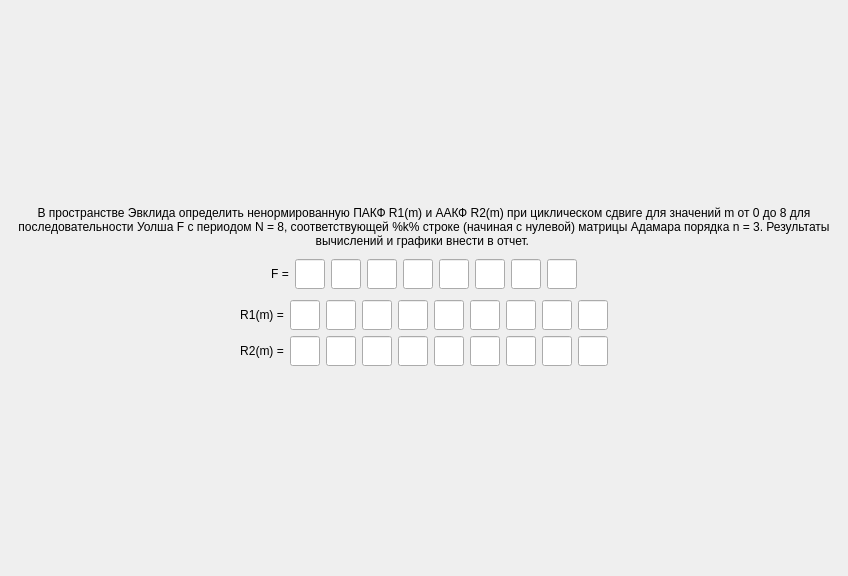
<?xml version="1.0" encoding="UTF-8"?>
<ui version="4.0">
 <class>ScreenTask3</class>
 <widget class="QFrame" name="ScreenTask3">
  <property name="geometry">
   <rect>
    <x>0</x>
    <y>0</y>
    <width>848</width>
    <height>576</height>
   </rect>
  </property>
  <property name="windowTitle">
   <string>Frame</string>
  </property>
  <layout class="QGridLayout" name="gridLayout">
   <property name="leftMargin">
    <number>0</number>
   </property>
   <property name="topMargin">
    <number>0</number>
   </property>
   <property name="rightMargin">
    <number>0</number>
   </property>
   <property name="bottomMargin">
    <number>0</number>
   </property>
   <item row="0" column="0">
    <layout class="QVBoxLayout" name="verticalLayout">
     <item>
      <spacer name="verticalSpacer">
       <property name="orientation">
        <enum>Qt::Vertical</enum>
       </property>
       <property name="sizeHint" stdset="0">
        <size>
         <width>0</width>
         <height>0</height>
        </size>
       </property>
      </spacer>
     </item>
     <item>
      <widget class="QLabel" name="title">
       <property name="styleSheet">
        <string notr="true">font: 75 16pt &quot;MS Shell Dlg 2&quot;;</string>
       </property>
       <property name="text">
        <string>В пространстве Эвклида определить ненормированную ПАКФ R1(m) и ААКФ R2(m) при циклическом сдвиге для значений m от 0 до 8 для последовательности Уолша F с периодом N = 8, соответствующей %k% строке (начиная с нулевой) матрицы Адамара порядка n = 3. Результаты вычислений и графики внести в отчет. </string>
       </property>
       <property name="alignment">
        <set>Qt::AlignCenter</set>
       </property>
       <property name="wordWrap">
        <bool>true</bool>
       </property>
      </widget>
     </item>
     <item>
      <spacer name="verticalSpacer_3">
       <property name="orientation">
        <enum>Qt::Vertical</enum>
       </property>
       <property name="sizeType">
        <enum>QSizePolicy::Minimum</enum>
       </property>
       <property name="sizeHint" stdset="0">
        <size>
         <width>0</width>
         <height>5</height>
        </size>
       </property>
      </spacer>
     </item>
     <item>
      <layout class="QVBoxLayout" name="verticalLayout_7">
       <item>
        <layout class="QHBoxLayout" name="horizontalLayout_5">
         <item>
          <spacer name="horizontalSpacer_9">
           <property name="orientation">
            <enum>Qt::Horizontal</enum>
           </property>
           <property name="sizeHint" stdset="0">
            <size>
             <width>0</width>
             <height>0</height>
            </size>
           </property>
          </spacer>
         </item>
         <item>
          <widget class="QLabel" name="label_7">
           <property name="styleSheet">
            <string notr="true">font: 75 14pt &quot;MS Shell Dlg 2&quot;;</string>
           </property>
           <property name="text">
            <string>F =</string>
           </property>
           <property name="alignment">
            <set>Qt::AlignCenter</set>
           </property>
           <property name="wordWrap">
            <bool>true</bool>
           </property>
          </widget>
         </item>
         <item>
          <widget class="QLineEdit" name="inputF1">
           <property name="sizePolicy">
            <sizepolicy hsizetype="Fixed" vsizetype="Fixed">
             <horstretch>0</horstretch>
             <verstretch>0</verstretch>
            </sizepolicy>
           </property>
           <property name="minimumSize">
            <size>
             <width>30</width>
             <height>30</height>
            </size>
           </property>
           <property name="maximumSize">
            <size>
             <width>30</width>
             <height>30</height>
            </size>
           </property>
           <property name="font">
            <font>
             <pointsize>12</pointsize>
            </font>
           </property>
           <property name="alignment">
            <set>Qt::AlignCenter</set>
           </property>
          </widget>
         </item>
         <item>
          <widget class="QLineEdit" name="inputF2">
           <property name="sizePolicy">
            <sizepolicy hsizetype="Fixed" vsizetype="Fixed">
             <horstretch>0</horstretch>
             <verstretch>0</verstretch>
            </sizepolicy>
           </property>
           <property name="minimumSize">
            <size>
             <width>30</width>
             <height>30</height>
            </size>
           </property>
           <property name="maximumSize">
            <size>
             <width>30</width>
             <height>30</height>
            </size>
           </property>
           <property name="font">
            <font>
             <pointsize>12</pointsize>
            </font>
           </property>
           <property name="alignment">
            <set>Qt::AlignCenter</set>
           </property>
          </widget>
         </item>
         <item>
          <widget class="QLineEdit" name="inputF3">
           <property name="sizePolicy">
            <sizepolicy hsizetype="Fixed" vsizetype="Fixed">
             <horstretch>0</horstretch>
             <verstretch>0</verstretch>
            </sizepolicy>
           </property>
           <property name="minimumSize">
            <size>
             <width>30</width>
             <height>30</height>
            </size>
           </property>
           <property name="maximumSize">
            <size>
             <width>30</width>
             <height>30</height>
            </size>
           </property>
           <property name="font">
            <font>
             <pointsize>12</pointsize>
            </font>
           </property>
           <property name="alignment">
            <set>Qt::AlignCenter</set>
           </property>
          </widget>
         </item>
         <item>
          <widget class="QLineEdit" name="inputF4">
           <property name="sizePolicy">
            <sizepolicy hsizetype="Fixed" vsizetype="Fixed">
             <horstretch>0</horstretch>
             <verstretch>0</verstretch>
            </sizepolicy>
           </property>
           <property name="minimumSize">
            <size>
             <width>30</width>
             <height>30</height>
            </size>
           </property>
           <property name="maximumSize">
            <size>
             <width>30</width>
             <height>30</height>
            </size>
           </property>
           <property name="font">
            <font>
             <pointsize>12</pointsize>
            </font>
           </property>
           <property name="alignment">
            <set>Qt::AlignCenter</set>
           </property>
          </widget>
         </item>
         <item>
          <widget class="QLineEdit" name="inputF5">
           <property name="sizePolicy">
            <sizepolicy hsizetype="Fixed" vsizetype="Fixed">
             <horstretch>0</horstretch>
             <verstretch>0</verstretch>
            </sizepolicy>
           </property>
           <property name="minimumSize">
            <size>
             <width>30</width>
             <height>30</height>
            </size>
           </property>
           <property name="maximumSize">
            <size>
             <width>30</width>
             <height>30</height>
            </size>
           </property>
           <property name="font">
            <font>
             <pointsize>12</pointsize>
            </font>
           </property>
           <property name="alignment">
            <set>Qt::AlignCenter</set>
           </property>
          </widget>
         </item>
         <item>
          <widget class="QLineEdit" name="inputF6">
           <property name="sizePolicy">
            <sizepolicy hsizetype="Fixed" vsizetype="Fixed">
             <horstretch>0</horstretch>
             <verstretch>0</verstretch>
            </sizepolicy>
           </property>
           <property name="minimumSize">
            <size>
             <width>30</width>
             <height>30</height>
            </size>
           </property>
           <property name="maximumSize">
            <size>
             <width>30</width>
             <height>30</height>
            </size>
           </property>
           <property name="font">
            <font>
             <pointsize>12</pointsize>
            </font>
           </property>
           <property name="alignment">
            <set>Qt::AlignCenter</set>
           </property>
          </widget>
         </item>
         <item>
          <widget class="QLineEdit" name="inputF7">
           <property name="sizePolicy">
            <sizepolicy hsizetype="Fixed" vsizetype="Fixed">
             <horstretch>0</horstretch>
             <verstretch>0</verstretch>
            </sizepolicy>
           </property>
           <property name="minimumSize">
            <size>
             <width>30</width>
             <height>30</height>
            </size>
           </property>
           <property name="maximumSize">
            <size>
             <width>30</width>
             <height>30</height>
            </size>
           </property>
           <property name="font">
            <font>
             <pointsize>12</pointsize>
            </font>
           </property>
           <property name="alignment">
            <set>Qt::AlignCenter</set>
           </property>
          </widget>
         </item>
         <item>
          <widget class="QLineEdit" name="inputF8">
           <property name="sizePolicy">
            <sizepolicy hsizetype="Fixed" vsizetype="Fixed">
             <horstretch>0</horstretch>
             <verstretch>0</verstretch>
            </sizepolicy>
           </property>
           <property name="minimumSize">
            <size>
             <width>30</width>
             <height>30</height>
            </size>
           </property>
           <property name="maximumSize">
            <size>
             <width>30</width>
             <height>30</height>
            </size>
           </property>
           <property name="font">
            <font>
             <pointsize>12</pointsize>
            </font>
           </property>
           <property name="alignment">
            <set>Qt::AlignCenter</set>
           </property>
          </widget>
         </item>
         <item>
          <spacer name="horizontalSpacer_10">
           <property name="orientation">
            <enum>Qt::Horizontal</enum>
           </property>
           <property name="sizeHint" stdset="0">
            <size>
             <width>0</width>
             <height>0</height>
            </size>
           </property>
          </spacer>
         </item>
        </layout>
       </item>
      </layout>
     </item>
     <item>
      <spacer name="verticalSpacer_11">
       <property name="orientation">
        <enum>Qt::Vertical</enum>
       </property>
       <property name="sizeType">
        <enum>QSizePolicy::Minimum</enum>
       </property>
       <property name="sizeHint" stdset="0">
        <size>
         <width>0</width>
         <height>5</height>
        </size>
       </property>
      </spacer>
     </item>
     <item>
      <layout class="QVBoxLayout" name="verticalLayout_2">
       <item>
        <layout class="QHBoxLayout" name="horizontalLayout">
         <item>
          <spacer name="horizontalSpacer">
           <property name="orientation">
            <enum>Qt::Horizontal</enum>
           </property>
           <property name="sizeHint" stdset="0">
            <size>
             <width>0</width>
             <height>0</height>
            </size>
           </property>
          </spacer>
         </item>
         <item>
          <widget class="QLabel" name="label_3">
           <property name="styleSheet">
            <string notr="true">font: 75 14pt &quot;MS Shell Dlg 2&quot;;</string>
           </property>
           <property name="text">
            <string>R1(m) =</string>
           </property>
           <property name="alignment">
            <set>Qt::AlignCenter</set>
           </property>
           <property name="wordWrap">
            <bool>true</bool>
           </property>
          </widget>
         </item>
         <item>
          <widget class="QLineEdit" name="input11">
           <property name="sizePolicy">
            <sizepolicy hsizetype="Fixed" vsizetype="Fixed">
             <horstretch>0</horstretch>
             <verstretch>0</verstretch>
            </sizepolicy>
           </property>
           <property name="minimumSize">
            <size>
             <width>30</width>
             <height>30</height>
            </size>
           </property>
           <property name="maximumSize">
            <size>
             <width>30</width>
             <height>30</height>
            </size>
           </property>
           <property name="styleSheet">
            <string notr="true">font: 12pt &quot;MS Shell Dlg 2&quot;;</string>
           </property>
           <property name="alignment">
            <set>Qt::AlignCenter</set>
           </property>
          </widget>
         </item>
         <item>
          <widget class="QLineEdit" name="input12">
           <property name="sizePolicy">
            <sizepolicy hsizetype="Fixed" vsizetype="Fixed">
             <horstretch>0</horstretch>
             <verstretch>0</verstretch>
            </sizepolicy>
           </property>
           <property name="minimumSize">
            <size>
             <width>30</width>
             <height>30</height>
            </size>
           </property>
           <property name="maximumSize">
            <size>
             <width>30</width>
             <height>30</height>
            </size>
           </property>
           <property name="font">
            <font>
             <pointsize>12</pointsize>
            </font>
           </property>
           <property name="alignment">
            <set>Qt::AlignCenter</set>
           </property>
          </widget>
         </item>
         <item>
          <widget class="QLineEdit" name="input13">
           <property name="sizePolicy">
            <sizepolicy hsizetype="Fixed" vsizetype="Fixed">
             <horstretch>0</horstretch>
             <verstretch>0</verstretch>
            </sizepolicy>
           </property>
           <property name="minimumSize">
            <size>
             <width>30</width>
             <height>30</height>
            </size>
           </property>
           <property name="maximumSize">
            <size>
             <width>30</width>
             <height>30</height>
            </size>
           </property>
           <property name="font">
            <font>
             <pointsize>12</pointsize>
            </font>
           </property>
           <property name="alignment">
            <set>Qt::AlignCenter</set>
           </property>
          </widget>
         </item>
         <item>
          <widget class="QLineEdit" name="input14">
           <property name="sizePolicy">
            <sizepolicy hsizetype="Fixed" vsizetype="Fixed">
             <horstretch>0</horstretch>
             <verstretch>0</verstretch>
            </sizepolicy>
           </property>
           <property name="minimumSize">
            <size>
             <width>30</width>
             <height>30</height>
            </size>
           </property>
           <property name="maximumSize">
            <size>
             <width>30</width>
             <height>30</height>
            </size>
           </property>
           <property name="font">
            <font>
             <pointsize>12</pointsize>
            </font>
           </property>
           <property name="alignment">
            <set>Qt::AlignCenter</set>
           </property>
          </widget>
         </item>
         <item>
          <widget class="QLineEdit" name="input15">
           <property name="sizePolicy">
            <sizepolicy hsizetype="Fixed" vsizetype="Fixed">
             <horstretch>0</horstretch>
             <verstretch>0</verstretch>
            </sizepolicy>
           </property>
           <property name="minimumSize">
            <size>
             <width>30</width>
             <height>30</height>
            </size>
           </property>
           <property name="maximumSize">
            <size>
             <width>30</width>
             <height>30</height>
            </size>
           </property>
           <property name="font">
            <font>
             <pointsize>12</pointsize>
            </font>
           </property>
           <property name="alignment">
            <set>Qt::AlignCenter</set>
           </property>
          </widget>
         </item>
         <item>
          <widget class="QLineEdit" name="input16">
           <property name="sizePolicy">
            <sizepolicy hsizetype="Fixed" vsizetype="Fixed">
             <horstretch>0</horstretch>
             <verstretch>0</verstretch>
            </sizepolicy>
           </property>
           <property name="minimumSize">
            <size>
             <width>30</width>
             <height>30</height>
            </size>
           </property>
           <property name="maximumSize">
            <size>
             <width>30</width>
             <height>30</height>
            </size>
           </property>
           <property name="font">
            <font>
             <pointsize>12</pointsize>
            </font>
           </property>
           <property name="alignment">
            <set>Qt::AlignCenter</set>
           </property>
          </widget>
         </item>
         <item>
          <widget class="QLineEdit" name="input17">
           <property name="sizePolicy">
            <sizepolicy hsizetype="Fixed" vsizetype="Fixed">
             <horstretch>0</horstretch>
             <verstretch>0</verstretch>
            </sizepolicy>
           </property>
           <property name="minimumSize">
            <size>
             <width>30</width>
             <height>30</height>
            </size>
           </property>
           <property name="maximumSize">
            <size>
             <width>30</width>
             <height>30</height>
            </size>
           </property>
           <property name="font">
            <font>
             <pointsize>12</pointsize>
            </font>
           </property>
           <property name="alignment">
            <set>Qt::AlignCenter</set>
           </property>
          </widget>
         </item>
         <item>
          <widget class="QLineEdit" name="input18">
           <property name="sizePolicy">
            <sizepolicy hsizetype="Fixed" vsizetype="Fixed">
             <horstretch>0</horstretch>
             <verstretch>0</verstretch>
            </sizepolicy>
           </property>
           <property name="minimumSize">
            <size>
             <width>30</width>
             <height>30</height>
            </size>
           </property>
           <property name="maximumSize">
            <size>
             <width>30</width>
             <height>30</height>
            </size>
           </property>
           <property name="font">
            <font>
             <family>MS Shell Dlg 2</family>
             <pointsize>12</pointsize>
             <weight>50</weight>
             <italic>false</italic>
             <bold>false</bold>
            </font>
           </property>
           <property name="styleSheet">
            <string notr="true"/>
           </property>
           <property name="alignment">
            <set>Qt::AlignCenter</set>
           </property>
          </widget>
         </item>
         <item>
          <widget class="QLineEdit" name="input19">
           <property name="sizePolicy">
            <sizepolicy hsizetype="Fixed" vsizetype="Fixed">
             <horstretch>0</horstretch>
             <verstretch>0</verstretch>
            </sizepolicy>
           </property>
           <property name="minimumSize">
            <size>
             <width>30</width>
             <height>30</height>
            </size>
           </property>
           <property name="maximumSize">
            <size>
             <width>30</width>
             <height>30</height>
            </size>
           </property>
           <property name="font">
            <font>
             <family>MS Shell Dlg 2</family>
             <pointsize>12</pointsize>
             <weight>50</weight>
             <italic>false</italic>
             <bold>false</bold>
            </font>
           </property>
           <property name="styleSheet">
            <string notr="true"/>
           </property>
           <property name="alignment">
            <set>Qt::AlignCenter</set>
           </property>
          </widget>
         </item>
         <item>
          <spacer name="horizontalSpacer_2">
           <property name="orientation">
            <enum>Qt::Horizontal</enum>
           </property>
           <property name="sizeHint" stdset="0">
            <size>
             <width>0</width>
             <height>0</height>
            </size>
           </property>
          </spacer>
         </item>
        </layout>
       </item>
      </layout>
     </item>
     <item>
      <layout class="QVBoxLayout" name="verticalLayout_3">
       <item>
        <layout class="QHBoxLayout" name="horizontalLayout_2">
         <item>
          <spacer name="horizontalSpacer_3">
           <property name="orientation">
            <enum>Qt::Horizontal</enum>
           </property>
           <property name="sizeHint" stdset="0">
            <size>
             <width>0</width>
             <height>0</height>
            </size>
           </property>
          </spacer>
         </item>
         <item>
          <widget class="QLabel" name="label_4">
           <property name="styleSheet">
            <string notr="true">font: 75 14pt &quot;MS Shell Dlg 2&quot;;</string>
           </property>
           <property name="text">
            <string>R2(m) =</string>
           </property>
           <property name="alignment">
            <set>Qt::AlignCenter</set>
           </property>
           <property name="wordWrap">
            <bool>true</bool>
           </property>
          </widget>
         </item>
         <item>
          <widget class="QLineEdit" name="input21">
           <property name="sizePolicy">
            <sizepolicy hsizetype="Fixed" vsizetype="Fixed">
             <horstretch>0</horstretch>
             <verstretch>0</verstretch>
            </sizepolicy>
           </property>
           <property name="minimumSize">
            <size>
             <width>30</width>
             <height>30</height>
            </size>
           </property>
           <property name="maximumSize">
            <size>
             <width>30</width>
             <height>30</height>
            </size>
           </property>
           <property name="font">
            <font>
             <pointsize>12</pointsize>
            </font>
           </property>
           <property name="alignment">
            <set>Qt::AlignCenter</set>
           </property>
          </widget>
         </item>
         <item>
          <widget class="QLineEdit" name="input22">
           <property name="sizePolicy">
            <sizepolicy hsizetype="Fixed" vsizetype="Fixed">
             <horstretch>0</horstretch>
             <verstretch>0</verstretch>
            </sizepolicy>
           </property>
           <property name="minimumSize">
            <size>
             <width>30</width>
             <height>30</height>
            </size>
           </property>
           <property name="maximumSize">
            <size>
             <width>30</width>
             <height>30</height>
            </size>
           </property>
           <property name="font">
            <font>
             <pointsize>12</pointsize>
            </font>
           </property>
           <property name="alignment">
            <set>Qt::AlignCenter</set>
           </property>
          </widget>
         </item>
         <item>
          <widget class="QLineEdit" name="input23">
           <property name="sizePolicy">
            <sizepolicy hsizetype="Fixed" vsizetype="Fixed">
             <horstretch>0</horstretch>
             <verstretch>0</verstretch>
            </sizepolicy>
           </property>
           <property name="minimumSize">
            <size>
             <width>30</width>
             <height>30</height>
            </size>
           </property>
           <property name="maximumSize">
            <size>
             <width>30</width>
             <height>30</height>
            </size>
           </property>
           <property name="font">
            <font>
             <pointsize>12</pointsize>
            </font>
           </property>
           <property name="alignment">
            <set>Qt::AlignCenter</set>
           </property>
          </widget>
         </item>
         <item>
          <widget class="QLineEdit" name="input24">
           <property name="sizePolicy">
            <sizepolicy hsizetype="Fixed" vsizetype="Fixed">
             <horstretch>0</horstretch>
             <verstretch>0</verstretch>
            </sizepolicy>
           </property>
           <property name="minimumSize">
            <size>
             <width>30</width>
             <height>30</height>
            </size>
           </property>
           <property name="maximumSize">
            <size>
             <width>30</width>
             <height>30</height>
            </size>
           </property>
           <property name="font">
            <font>
             <pointsize>12</pointsize>
            </font>
           </property>
           <property name="alignment">
            <set>Qt::AlignCenter</set>
           </property>
          </widget>
         </item>
         <item>
          <widget class="QLineEdit" name="input25">
           <property name="sizePolicy">
            <sizepolicy hsizetype="Fixed" vsizetype="Fixed">
             <horstretch>0</horstretch>
             <verstretch>0</verstretch>
            </sizepolicy>
           </property>
           <property name="minimumSize">
            <size>
             <width>30</width>
             <height>30</height>
            </size>
           </property>
           <property name="maximumSize">
            <size>
             <width>30</width>
             <height>30</height>
            </size>
           </property>
           <property name="font">
            <font>
             <pointsize>12</pointsize>
            </font>
           </property>
           <property name="alignment">
            <set>Qt::AlignCenter</set>
           </property>
          </widget>
         </item>
         <item>
          <widget class="QLineEdit" name="input26">
           <property name="sizePolicy">
            <sizepolicy hsizetype="Fixed" vsizetype="Fixed">
             <horstretch>0</horstretch>
             <verstretch>0</verstretch>
            </sizepolicy>
           </property>
           <property name="minimumSize">
            <size>
             <width>30</width>
             <height>30</height>
            </size>
           </property>
           <property name="maximumSize">
            <size>
             <width>30</width>
             <height>30</height>
            </size>
           </property>
           <property name="font">
            <font>
             <pointsize>12</pointsize>
            </font>
           </property>
           <property name="alignment">
            <set>Qt::AlignCenter</set>
           </property>
          </widget>
         </item>
         <item>
          <widget class="QLineEdit" name="input27">
           <property name="sizePolicy">
            <sizepolicy hsizetype="Fixed" vsizetype="Fixed">
             <horstretch>0</horstretch>
             <verstretch>0</verstretch>
            </sizepolicy>
           </property>
           <property name="minimumSize">
            <size>
             <width>30</width>
             <height>30</height>
            </size>
           </property>
           <property name="maximumSize">
            <size>
             <width>30</width>
             <height>30</height>
            </size>
           </property>
           <property name="font">
            <font>
             <pointsize>12</pointsize>
            </font>
           </property>
           <property name="alignment">
            <set>Qt::AlignCenter</set>
           </property>
          </widget>
         </item>
         <item>
          <widget class="QLineEdit" name="input28">
           <property name="sizePolicy">
            <sizepolicy hsizetype="Fixed" vsizetype="Fixed">
             <horstretch>0</horstretch>
             <verstretch>0</verstretch>
            </sizepolicy>
           </property>
           <property name="minimumSize">
            <size>
             <width>30</width>
             <height>30</height>
            </size>
           </property>
           <property name="maximumSize">
            <size>
             <width>30</width>
             <height>30</height>
            </size>
           </property>
           <property name="font">
            <font>
             <pointsize>12</pointsize>
            </font>
           </property>
           <property name="alignment">
            <set>Qt::AlignCenter</set>
           </property>
          </widget>
         </item>
         <item>
          <widget class="QLineEdit" name="input29">
           <property name="sizePolicy">
            <sizepolicy hsizetype="Fixed" vsizetype="Fixed">
             <horstretch>0</horstretch>
             <verstretch>0</verstretch>
            </sizepolicy>
           </property>
           <property name="minimumSize">
            <size>
             <width>30</width>
             <height>30</height>
            </size>
           </property>
           <property name="maximumSize">
            <size>
             <width>30</width>
             <height>30</height>
            </size>
           </property>
           <property name="font">
            <font>
             <pointsize>12</pointsize>
            </font>
           </property>
           <property name="alignment">
            <set>Qt::AlignCenter</set>
           </property>
          </widget>
         </item>
         <item>
          <spacer name="horizontalSpacer_4">
           <property name="orientation">
            <enum>Qt::Horizontal</enum>
           </property>
           <property name="sizeHint" stdset="0">
            <size>
             <width>0</width>
             <height>0</height>
            </size>
           </property>
          </spacer>
         </item>
        </layout>
       </item>
      </layout>
     </item>
     <item>
      <spacer name="verticalSpacer_5">
       <property name="orientation">
        <enum>Qt::Vertical</enum>
       </property>
       <property name="sizeType">
        <enum>QSizePolicy::Minimum</enum>
       </property>
       <property name="sizeHint" stdset="0">
        <size>
         <width>0</width>
         <height>5</height>
        </size>
       </property>
      </spacer>
     </item>
     <item>
      <layout class="QHBoxLayout" name="horizontalLayout_6">
       <item>
        <spacer name="horizontalSpacer_12">
         <property name="orientation">
          <enum>Qt::Horizontal</enum>
         </property>
         <property name="sizeHint" stdset="0">
          <size>
           <width>0</width>
           <height>0</height>
          </size>
         </property>
        </spacer>
       </item>
       <item>
        <layout class="QHBoxLayout" name="charts"/>
       </item>
       <item>
        <spacer name="horizontalSpacer_11">
         <property name="orientation">
          <enum>Qt::Horizontal</enum>
         </property>
         <property name="sizeHint" stdset="0">
          <size>
           <width>0</width>
           <height>0</height>
          </size>
         </property>
        </spacer>
       </item>
      </layout>
     </item>
     <item>
      <spacer name="verticalSpacer_2">
       <property name="orientation">
        <enum>Qt::Vertical</enum>
       </property>
       <property name="sizeHint" stdset="0">
        <size>
         <width>0</width>
         <height>0</height>
        </size>
       </property>
      </spacer>
     </item>
    </layout>
   </item>
  </layout>
 </widget>
 <resources/>
 <connections/>
</ui>
